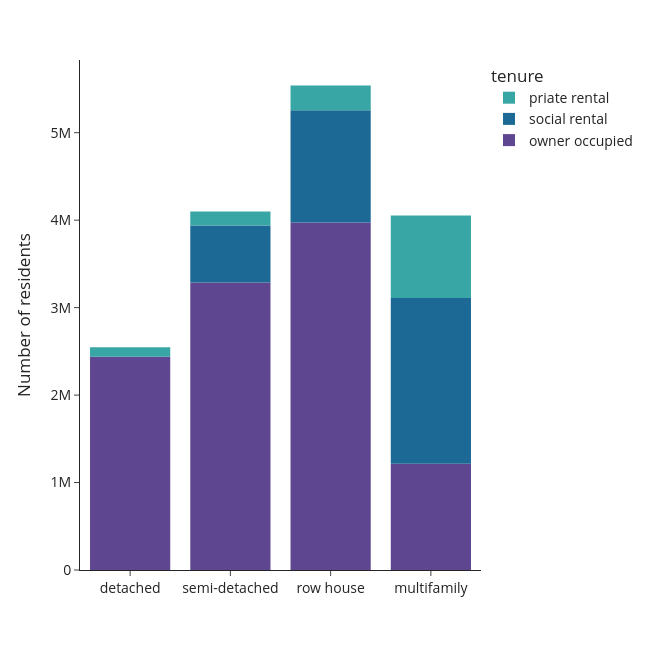

The notebook cell this image was saved under:
### Code cell
df = use['n_hhdmem'+year].groupby(level=[1,0], sort=False).sum().reset_index()
    fig = px.bar(df, y='n_hhdmem'+year, x='typology_lab',color=lab, 
                 #text=df['percentage'].apply(lambda x: '{0:.1%}'.format(x)), 
                 labels={'n_hhdmem'+year:'Number of residents',
                         'typology_lab':'',
                         lab:class_name_short}, 
                 template='simple_white', 
             color_discrete_sequence=px.colors.qualitative.Prism) 
    #fig.update_traces(textposition='inside')
    fig.update_layout(width=650, height=650, 
                      #xaxis_tickformat = '.0%',
                      font=dict(size=14),
                      legend=dict(
        traceorder='reversed',
        #orientation="h",
        #entrywidth=70,
        #yanchor="bottom",
        #y=1.02,
        #xanchor="left",
        #x=-0.25
    ))
    fig.update_traces(marker_line_width=0)
    fig.write_image('visualisations/'+class_name_short+'/stackedbars_cap_per_type_class'+year+'.png', scale=3)
    fig.show()

### Figure 1 — Plotly figure (JSON) as saved in the notebook; plotly's stock layout.template omitted (floating-point values rounded to 4 significant figures)
{"data": [{"alignmentgroup": "True", "hovertemplate": "tenure=owner occupied<br>=%{x}<br>Number of residents=%{y}<extra></extra>", "legendgroup": "owner occupied", "marker": {"color": "rgb(95, 70, 144)", "line": {"width": 0}, "pattern": {"shape": ""}}, "name": "owner occupied", "offsetgroup": "owner occupied", "orientation": "v", "showlegend": true, "textposition": "auto", "type": "bar", "x": ["detached", "semi-detached", "row house", "multifamily"], "xaxis": "x", "y": [2435385, 3286410, 3973910, 1214345], "yaxis": "y"}, {"alignmentgroup": "True", "hovertemplate": "tenure=social rental<br>=%{x}<br>Number of residents=%{y}<extra></extra>", "legendgroup": "social rental", "marker": {"color": "rgb(29, 105, 150)", "line": {"width": 0}, "pattern": {"shape": ""}}, "name": "social rental", "offsetgroup": "social rental", "orientation": "v", "showlegend": true, "textposition": "auto", "type": "bar", "x": ["detached", "semi-detached", "row house", "multifamily"], "xaxis": "x", "y": [5240, 653305, 1283580, 1895525], "yaxis": "y"}, {"alignmentgroup": "True", "hovertemplate": "tenure=priate rental<br>=%{x}<br>Number of residents=%{y}<extra></extra>", "legendgroup": "priate rental", "marker": {"color": "rgb(56, 166, 165)", "line": {"width": 0}, "pattern": {"shape": ""}}, "name": "priate rental", "offsetgroup": "priate rental", "orientation": "v", "showlegend": true, "textposition": "auto", "type": "bar", "x": ["detached", "semi-detached", "row house", "multifamily"], "xaxis": "x", "y": [107480, 159455, 282160, 943060], "yaxis": "y"}], "layout": {"barmode": "relative", "font": {"size": 14}, "height": 650, "legend": {"title": {"text": "tenure"}, "tracegroupgap": 0, "traceorder": "reversed"}, "margin": {"t": 60}, "width": 650, "xaxis": {"anchor": "y", "domain": [0, 1], "title": {"text": ""}}, "yaxis": {"anchor": "x", "domain": [0, 1], "title": {"text": "Number of residents"}}}}
